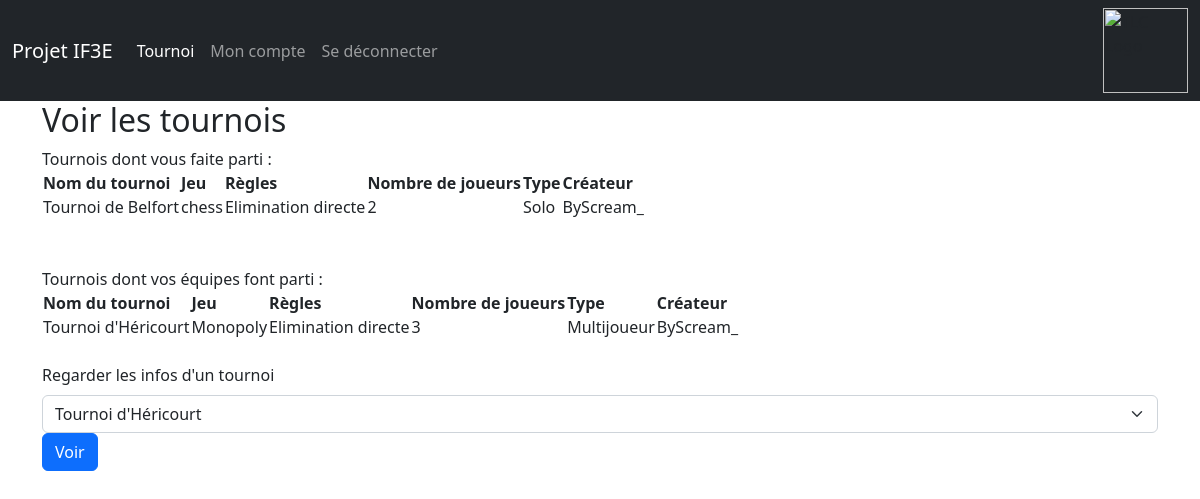
The page /sources/view/tournament_page.php (signed in) on the database its author committed.
### tables this page shows
CREATE TABLE `tournament` (
  `id` int(11) NOT NULL,
  `game_id` int(11) DEFAULT NULL,
  `name` varchar(256) NOT NULL,
  `number_of_players` int(11) NOT NULL,
  `match_rules` text NOT NULL,
  `owner` int(11) NOT NULL,
  `type` int(11) NOT NULL
);

CREATE TABLE `games` (
  `id` int(11) NOT NULL,
  `game_name` text NOT NULL,
  `type` int(1) NOT NULL,
  `rules` text NOT NULL,
  `number_of_players` int(10) NOT NULL
);

CREATE TABLE `users` (
  `id` int(11) NOT NULL,
  `email` varchar(256) NOT NULL,
  `password` text NOT NULL,
  `pseudo` text NOT NULL,
  `prenom` text NOT NULL,
  `nom` text NOT NULL,
  `phone_number` int(10) NOT NULL,
  `favourite_game_id` int(2) DEFAULT NULL,
  `date_of_birth` date DEFAULT current_timestamp(),
  `is_organizer` int(2) NOT NULL DEFAULT 0
);

### sources/view/tournament_page.php (the view, shortened to what this page needs)
<html lang="fr">
<head>
    <link href="https://cdn.jsdelivr.net/npm/bootstrap@5.2.3/dist/css/bootstrap.min.css" rel="stylesheet">
</head>
<body>
<nav class="navbar navbar-expand-lg navbar-dark bg-dark">
    <div class="container-fluid">
        <a class="navbar-brand" href="#">Projet IF3E</a>
        <div class="collapse navbar-collapse" id="navbarSupportedContent">
            <ul class="navbar-nav me-auto mb-2 mb-lg-0">
                <li class="nav-item">
                    <a class="nav-link active" aria-current="page">Tournoi</a>
                </li>
                <li class="nav-item">
                    <a class="nav-link" href="account.php">Mon compte</a>
                </li>
                <li class="nav-item">
                    <a class="nav-link" href="../controller/signout.php">Se déconnecter</a>
                </li>
            </ul>
            <ul class="navbar-nav">
                <li class="nav-item">
                    <img src="../images/logo_UTBM_blanc.png" width="85" id="logo" alt="TLC Logo" />
                </li>
            </ul>
        </div>
    </div>
</nav>
<div class="container">
    <h2>Voir les tournois</h2>
    <?php
    $bdd = new PDO("mysql:host=localhost;dbname=IF3E_Projet_B;charset=utf8", "root", "");
    $req = $bdd->prepare("SELECT tournament.id, tournament.name,
tournament.number_of_players, tournament.match_rules,
tournament.type, users.pseudo, games.game_name
FROM tournament INNER JOIN
users ON users.id=tournament.owner INNER JOIN
games ON games.id=tournament.game_id INNER JOIN
tournament_players ON
tournament_players.tournament_id=tournament.id
WHERE tournament_players.player=?;");
    $req->execute([$_SESSION["id"]]);
    ?>
    Tournois dont vous faite parti :
    <table>
        <tr>
            <th>Nom du tournoi</th>
            <th>Jeu</th>
            <th>Règles</th>
            <th>Nombre de joueurs</th>
            <th>Type</th>
            <th>Créateur</th>
        </tr>
        <?php
        while($data = $req->fetch()) {
            echo "<tr>";
            echo "<td>" . $data['name'] . "</td>";
            echo "<td>" . $data['game_name'] . "</td>";
            echo "<td>" . $data['match_rules'] . "</td>";
            echo "<td>" . $data['number_of_players'] . "</td>";
            if ($data['type'] == 1) {echo "<td>Multijoueur</td>";}else{
                echo "<td>Solo</td>";
            }
            echo "<td>" . $data['pseudo'] . "</td>";
            echo "</tr>";
        }
        ?>
    </table>
    <br><br>
    <?php
    $req = $bdd->prepare("SELECT DISTINCT tournament.id, tournament.name,
tournament.number_of_players, tournament.match_rules,
tournament.type, users.pseudo, games.game_name
FROM tournament INNER JOIN
users ON users.id=tournament.owner INNER JOIN
games ON games.id=tournament.game_id INNER JOIN
tournaments_teams ON
tournaments_teams.tournament_id=tournament.id
INNER JOIN teams ON teams.team_id=tournaments_teams.team
INNER JOIN player_team ON player_team.id_team=teams.team_id
WHERE player_team.id_user=?;");
    $req->execute([$_SESSION["id"]]);
    ?>
    Tournois dont vos équipes font parti :
    <table>
        <tr>
            <th>Nom du tournoi</th>
            <th>Jeu</th>
            <th>Règles</th>
            <th>Nombre de joueurs</th>
            <th>Type</th>
            <th>Créateur</th>
        </tr>
        <?php
        while($data = $req->fetch()) {
            echo "<tr>";
            echo "<td>" . $data['name'] . "</td>";
            echo "<td>" . $data['game_name'] . "</td>";
            echo "<td>" . $data['match_rules'] . "</td>";
            echo "<td>" . $data['number_of_players'] . "</td>";
            if ($data['type'] == 1) {echo "<td>Multijoueur</td>";}else{
                echo "<td>Solo</td>";
            }
            echo "<td>" . $data['pseudo'] . "</td>";
            echo "</tr>";
        }
        ?>
    </table>
    <form method="post" action="see_tournament.php">
        <br>
        <label for="tournoi" class="form-label">Regarder les infos d'un tournoi</label>
        <select id="tournoi" name="tournoi" class="form-select" required="required">
            <?php
            $req = $bdd->prepare("SELECT id, name FROM tournament;");
            $req->execute();
            while($data = $req->fetch()) {
                ?>
                <option value="<?php echo $data["id"]?>"><?php echo $data["name"]?></option>
                <?php
            }
            ?>
        </select>
        <div class="col-12">
            <button class="btn btn-primary" type="submit">Voir</button>
        </div>
    </form>
</div>
</body>
</html>

### rows shown on the page
tournament: name "Tournoi de Belfort", game.game_name "chess", match_rules "Elimination directe", number_of_players "2", type "Solo", owner.pseudo "ByScream_"
tournament: name "Tournoi d'Héricourt", game.game_name "Monopoly", match_rules "Elimination directe", number_of_players "3", type "Multijoueur", owner.pseudo "ByScream_"

### other values the page prints
form field tournoi "Tournoi d'Héricourt"
